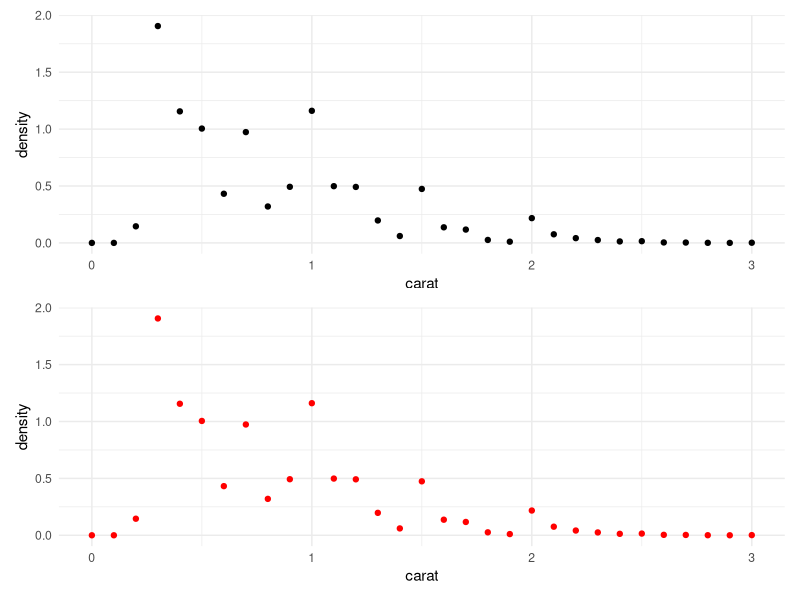

Source code (R):

# stats

# library(tidyverse)
# d <- ggplot(mtcars, aes(cyl, mpg)) + geom_point()
# d + stat_summary(fun.data = "mean_cl_boot", colour = "red", linewidth = 2, size = 3)

# # You can supply individual functions to summarise the value at each x:
# d + stat_summary(fun = "median", colour = "red", size = 2, geom = "point")
# # d + stat_summary(fun = "mean", colour = "red", size = 2, geom = "point")
# # d + aes(colour = factor(vs)) + stat_summary(fun = mean, geom="line")

# Orientation follows the discrete axis
# ggplot(mtcars, aes(mpg, factor(cyl))) +
#   geom_point() +
#   stat_summary(fun.data = "mean_cl_boot", colour = "red", linewidth = 2, size = 3)

# library(tidyverse)
# ggplot(mtcars, aes(cyl, mpg)) +
#   geom_point() +
#   stat_summary(fun = "mean", color = "#007c7c", size = 4, geom = "point") +
#   theme_minimal()

# library(tidyverse)
# ggplot(mtcars, aes(cyl)) +
#   stat_bin(bins = 3, geom = "bar") +
#   theme_minimal()

library(tidyverse)
library(patchwork)
p1 <- ggplot(diamonds, aes(x = carat)) +
  scale_x_continuous(limits = c(0, 3)) +
  stat_bin(aes(y = after_stat(density)), binwidth = .1, geom = "point") +
  theme_minimal()

p2 <- ggplot(diamonds, aes(x = carat)) +
  stat_bin(aes(y = after_stat(density)), binwidth = .1, geom = "point", color = "red") +
  scale_x_continuous(limits = c(0, 3)) +
  theme_minimal()

p1 / p2
